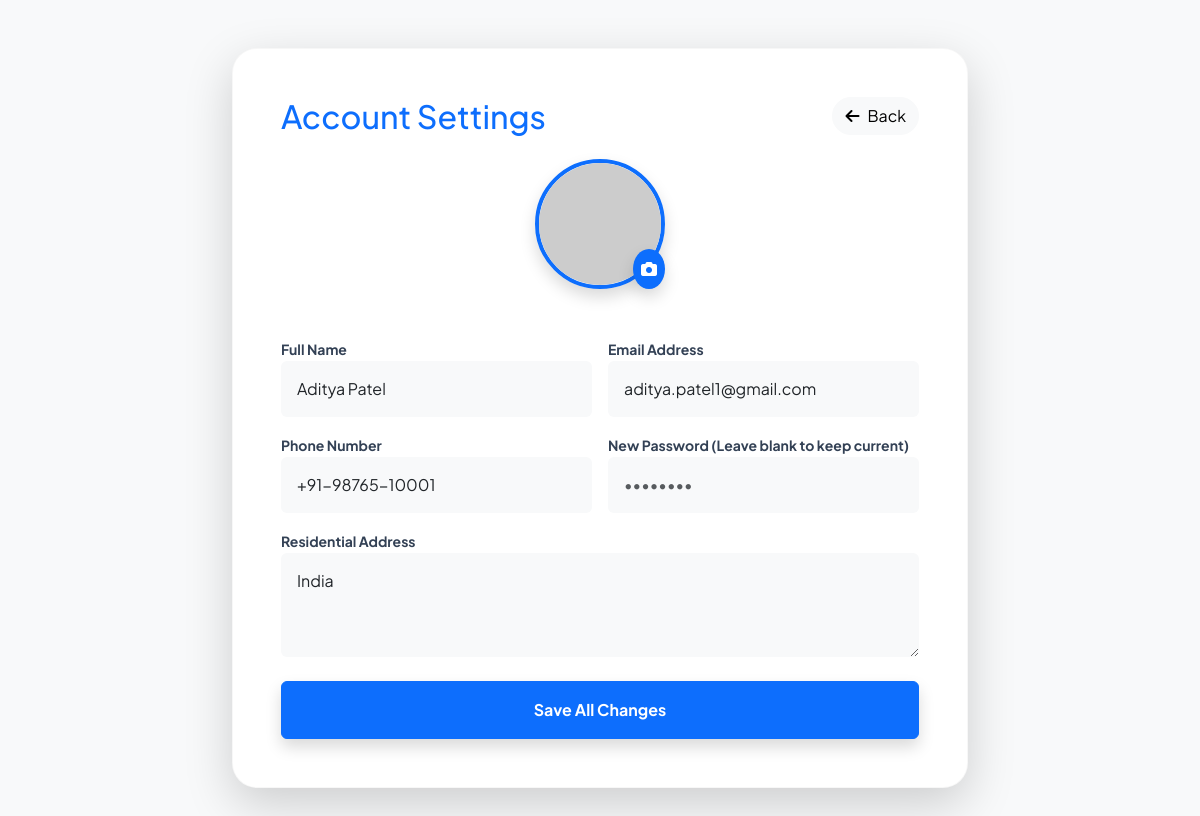
The page /views/profile_settings.php?user_id=2 on the database its author committed.
### tables this page shows
CREATE TABLE `student_details` (
  `id` int(11) NOT NULL,
  `user_id` int(11) DEFAULT NULL,
  `roll_number` varchar(20) DEFAULT NULL,
  `course` varchar(50) DEFAULT NULL,
  `phone` varchar(15) DEFAULT NULL,
  `address` text DEFAULT NULL,
  `photo` varchar(255) DEFAULT 'default_user.png'
);

CREATE TABLE `users` (
  `id` int(11) NOT NULL,
  `full_name` varchar(100) NOT NULL,
  `email` varchar(100) NOT NULL,
  `password` varchar(255) NOT NULL,
  `role` enum('admin','student','faculty') DEFAULT 'student',
  `created_at` timestamp NOT NULL DEFAULT current_timestamp()
);

### views/profile_settings.php (the view, shortened to what this page needs)
<?php
require_once('../includes/db_connect.php');
$user_id = $_GET['user_id'] ?? 0;
$query = "SELECT u.*, s.phone, s.address, s.photo FROM users u
          LEFT JOIN student_details s ON u.id = s.user_id WHERE u.id = '$user_id'";
$user = mysqli_fetch_assoc(mysqli_query($conn, $query));
?>
<!DOCTYPE html>
<html lang="en">
<head>
    <link href="https://cdn.jsdelivr.net/npm/bootstrap@5.3.0/dist/css/bootstrap.min.css" rel="stylesheet">
    <link rel="stylesheet" href="https://cdnjs.cloudflare.com/ajax/libs/font-awesome/6.4.0/css/all.min.css">
    <link rel="stylesheet" href="../assets/css/style.css">
</head>
<body class="bg-light">
<div class="container py-5">
    <div class="row justify-content-center">
        <div class="col-lg-8">
            <div class="pro-card bg-white p-5 shadow-lg" style="border-radius: 25px;">
                <div class="d-flex justify-content-between align-items-center mb-4">
                    <h2 class="fw-800 text-primary mb-0">Account Settings</h2>
                    <a href="javascript:history.back()" class="btn btn-light rounded-pill"><i class="fas fa-arrow-left me-2"></i>Back</a>
                </div>
                <form action="../modules/update_profile.php?user_id=<?php echo $user_id; ?>" method="POST" enctype="multipart/form-data">
                    <div class="text-center mb-5">
                        <div class="position-relative d-inline-block">
                            <img src="<?php echo (!empty($user['photo']) && $user['photo'] != 'default_user.png') ? '../'.$user['photo'] : 'https://i.pravatar.cc/150?u='.$user_id; ?>"
                                 class="rounded-circle border border-4 border-primary shadow" style="width: 130px; height: 130px; object-fit: cover;">
                            <label for="photo-upload" class="position-absolute bottom-0 end-0 bg-primary text-white p-2 rounded-circle shadow" style="cursor: pointer;">
                                <i class="fas fa-camera"></i>
                            </label>
                        </div>
                    </div>
                    <div class="row g-3">
                        <div class="col-md-6">
                            <label class="small fw-bold">Full Name</label>
                            <input type="text" name="full_name" class="form-control bg-light border-0 p-3" value="<?php echo $user['full_name']; ?>" required>
                        </div>
                        <div class="col-md-6">
                            <label class="small fw-bold">Email Address</label>
                            <input type="email" class="form-control bg-light border-0 p-3" value="<?php echo $user['email']; ?>" disabled>
                        </div>
                        <div class="col-md-6">
                            <label class="small fw-bold">Phone Number</label>
                            <input type="text" name="phone" class="form-control bg-light border-0 p-3" value="<?php echo $user['phone'] ?? ''; ?>">
                        </div>
                        <div class="col-md-6">
                            <label class="small fw-bold">New Password (Leave blank to keep current)</label>
                            <input type="password" name="new_password" class="form-control bg-light border-0 p-3" placeholder="••••••••">
                        </div>
                        <div class="col-12">
                            <label class="small fw-bold">Residential Address</label>
                            <textarea name="address" class="form-control bg-light border-0 p-3" rows="3"><?php echo $user['address'] ?? ''; ?></textarea>
                        </div>
                    </div>
                    <button type="submit" name="update_account" class="btn btn-primary w-100 py-3 mt-4 shadow fw-bold">Save All Changes</button>
                </form>
            </div>
        </div>
    </div>
</div>
</body>
</html>

### assets/css/style.css (style rules this page uses)
:root { --primary: #0f172a; --accent: #3b82f6; --accent-light: #dbeafe; --text-main: #334155; --glass: rgba(255, 255, 255, 0.8); }
body { font-family: 'Plus Jakarta Sans', sans-serif; color: var(--text-main); overflow-x: hidden; }
.pro-card { border: 1px solid rgba(0,0,0,0.03); border-radius: 24px; background: #ffffff; transition: all 0.4s cubic-bezier(0.175, 0.885, 0.32, 1.275); }

### rows shown on the page
student_details: full_name "Aditya Patel", user.email "aditya.patel1@gmail.com", phone "+91-98765-10001", address "India"
